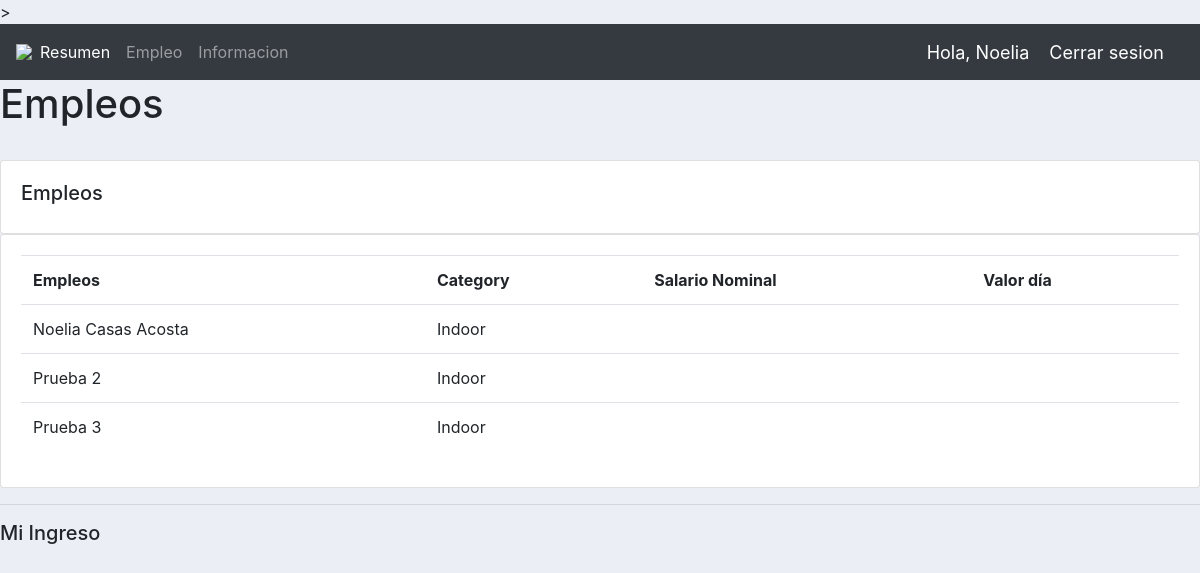
The page /empleo/ (signed in) on the database its author committed.
### accounts/models.py (models this page shows, shortened)
class Empleo(models.Model): #Products
    CATEGORY = (
        ('Indoor', 'Indoor'),
        ('Out Door', 'Out Door'),
    )
    name = models.CharField(max_length=200, null=True)
    category = models.CharField(max_length=200, null=True,choices=CATEGORY)
    description = models.CharField(max_length=200, null=True, blank=True)
    date_created = models.DateTimeField(auto_now_add=True, null=True)
    Tag = models.ManyToManyField(Tag)

### accounts/views.py (the view)
# urls.py: path('empleo/', views.empleo, name="empleo"),    #products
@login_required(login_url ='login')
def empleo(request):
    empleos = Empleo.objects.all()
    return render(request,'accounts/empleo.html', {'empleos': empleos})

### accounts/Templates/accounts/empleo.html
{%  extends 'accounts/main.html' %}
{%  block content %}
    <h1>Empleos</h1>
            <br>
<div class="row">
    <div class="col-md">
        <div class="card card-body">
            <h5>Empleos</h5>
        </div>
        <div class="card card-body">
            <table class="table">
                <tr>
                    <th>Empleos</th>
                    <th>Category</th>
                    <th>Salario Nominal</th>
                    <th>Valor día</th>
                </tr>
                {% for i in empleos %}
                    <tr>
                        <td>{{i.name }}</td>
                        <td>{{i.category }}</td>
                        <td>{{i.salario }}</td>
                        <td>{{i.salario }}</td>
                    </tr>
                {% endfor %}
            </table>
        </div>
    </div>
</div>
{%  endblock content %}

### accounts/Templates/accounts/navbar.html (shortened to what this page needs)
{% load static  %}
<nav class="navbar navbar-expand-lg navbar-dark bg-dark">
  <img src="{% static 'images/logo.png' %}">
  <div class="collapse navbar-collapse" id="navbarNav">
    <ul class="navbar-nav">
      <li class="nav-item active">
        <a class="nav-link" href="{% url 'home' %}">Resumen</a>
      </li>
      <li class="nav-item">
        <a class="nav-link" href="{% url 'empleo' %}">Empleo</a>
      </li>
      <li class="nav-item">
        <a class="nav-link" href="{% url 'informacion' %}">Informacion</a>
      </li>
    </ul>
  </div>
    <span class="hello-msg"> Hola, {{ request.user }}</span>
    <span><a class="hello-msg" href="{% url 'logout' %}">Cerrar sesion</a></span>
</nav>

### static/css/main.css (style rules this page uses)
body { background-color: #ebeff5; }

### accounts/Templates/accounts/navbar.html (style rules this page uses)
.hello-msg { font-size: 18px; color: #fff;margin-right: 20px }

### rows shown on the page
Empleo: name "Noelia Casas Acosta", category "Indoor"
Empleo: name "Prueba 2", category "Indoor"
Empleo: name "Prueba 3", category "Indoor"

### other values the page prints
{{ request.user }} "Noelia"
